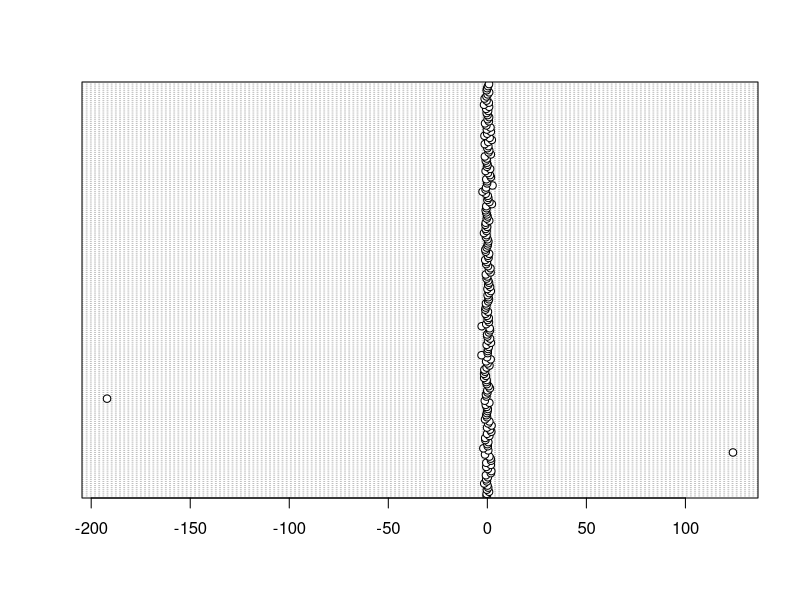

R code for this plot: (Note: this script raises an error after producing the figure.)
library(readxl)
setwd("~/Desktop/255E")
df<-read_excel(path = "data/Reinhart-Rogoff.xlsx",na='n.a.')
mean(df$`90 or above`,na.rm=TRUE)
## back-tick quotes for column names with spaces!!
## to make their mistake in R: mean(df$`90 or above`[1:15],na.rm=TRUE)

#####Quality checking#####
df<-read.csv("data/Messy_means2.csv")
dotchart(df$Value)
#dotchart shows one very large value and one very small value that are
#suspect. Let's remove those two values by turning them to NA

which.min(df$Value) #gives you the row number with the lowest value
df[48,"Value"]=NA

which.max(df$Value) #gives you the row number with the highest value
df[22,"Value"]=NA
df[which.max(df$Value,na.rm=TRUE),"Value"]=NA #doing the same thing as above but in 
  #one line and is also more reliable in case the row number changes!
dotchart(df$Value) #plot completely changes

### 2 ways to get the values for the rows where Type is Mean
mymeans<-df$Value[df$Type=="Mean"]
df[df$Type=="Mean","Value"]

mean(mymeans)
#########################################

df<-read_excel("data/Heating_trial_info.xlsx")
str(df)
# some columns (3-8) should be factors, not characters
df[,3:8] = lapply(df[,3:8],factor)

levels(df$TCchannel)
levels(df$MusselTagID)
levels(df$`Gaping?`)

summary(df)
summary(df$MusselTagID)
#gives you the number of rows containing each mussel tag id
summary(df$TrialNumber)

table(df$AliveDead)
table(df$TCLocation)

# use xtabs() to make a contigency table of counts of factors
xtabs(~AliveDead+MusselTagID,data=df)

####Joining Files#### !!!!!!!!
#Read in one file
svl1<-read.csv("data/SVLCallisaurus.csv")
str(svl1)
#Read in the other
svl2<-read.csv("data/SVLCallisaurus2.csv")
str(svl2)

svlAll<-rbind(svl1,svl2)
colnames(svl1)=c("Animal.ID","Sex","SVL.mm")
colnames(svl2)=c("Animal.ID","Sex","SVL.mm")

#Save the joined files as a new csv file
write.csv(x=svlAll,file = "SVLjoined.csv",row.names = FALSE)

#################################
boxplot(SVL.mm~Sex,data=svlAll,xlab="Sex",ylab="Snout-vent length (mm)")
















